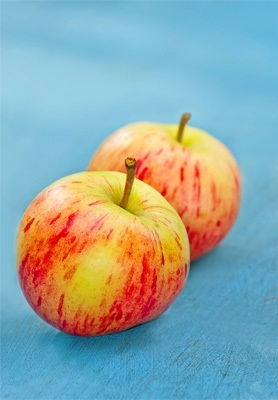
#> input picture lab_5/apple.jpg, 278 x 400 px
$ jupyter execute Lab_5.ipynb
#> lines starting #> are read from the running program, lines starting #| are printed output that depends on the picture; after the words box and inside, x2 and y2 are one past the last pixel; in counts of white or black regions, pixels touching at a corner belong together
[cell 1]
import cv2 as cv
import matplotlib.pyplot as plt
import numpy as np
from matplotlib import colors
from matplotlib.colors import hsv_to_rgb

Самостоятельное задание. Сделать цветовую сегментацию выданного изображения. Пороги для цветовой сегментации подобрать в ручную, используя преобразование изображения в формат LAB.

[cell 2]
# Загрузка изображения
image = cv.imread('apple.jpg')
#> image is the input picture: shape (400, 278, 3); mean B, G, R 165.7, 167.4, 145.4

# Преобразование изображения в цветовое пространство Lab

lab_image = cv.cvtColor(image, cv.COLOR_BGR2LAB)
#> lab_image: shape (400, 278, 3); mean of channels 0, 1, 2 175.3, 125.9, 128.5
rgb_image = cv.cvtColor(image, cv.COLOR_BGR2RGB)

def segmentate(l_h, l_s, l_v, h_h, h_s, h_v):
    lower_threshold = np.array([l_h,l_s,l_v])
    upper_threshold = np.array([h_h,h_s,h_v])
    lo_square = np.full((10, 10, 3), lower_threshold, dtype=np.uint8) / 255.0
    do_square = np.full((10, 10, 3), upper_threshold, dtype=np.uint8) / 255.0

    mask = cv.inRange(lab_image, lower_threshold, upper_threshold)

    result = cv.bitwise_and(rgb_image, rgb_image, mask=mask)
    kernel = cv.getStructuringElement(cv.MORPH_ELLIPSE, (10,10))

    plt.figure(figsize=(15,20))
    plt.subplot(1, 3, 1)
    plt.imshow(rgb_image)
    plt.subplot(1, 3, 2)
    plt.imshow(mask)
    plt.subplot(1, 3, 3)
    plt.imshow(result)
    plt.show()

[cell 3]
plt.imshow( lab_image)

[cell 4]
from ipywidgets import interact, interactive, fixed, interact_manual
import ipywidgets as widgets

[cell 5]
lower_blue = np.array([0, 0, 0])
upper_blue = np.array([255, 255, 130])

lo_square = np.full((10, 10, 3), lower_blue, dtype=np.uint8) / 255.0
do_square = np.full((10, 10, 3), upper_blue, dtype=np.uint8) / 255.0

[cell 6]
mask = cv.inRange(lab_image, lower_blue, upper_blue)
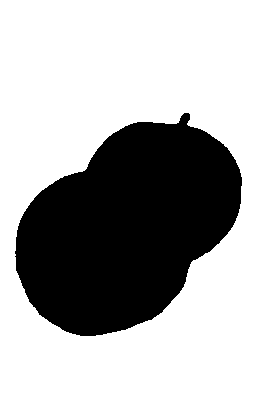
#> mask: shape (400, 278); 69.6% white; 1 black region, box (x1, y1, x2, y2) and area: (15, 113, 242, 336) 33798

# Инвертирование маски
inverse_mask = cv.bitwise_not(mask)

# Применение инвертированной маски к исходному изображению
result = cv.bitwise_and(rgb_image, rgb_image, mask=inverse_mask)
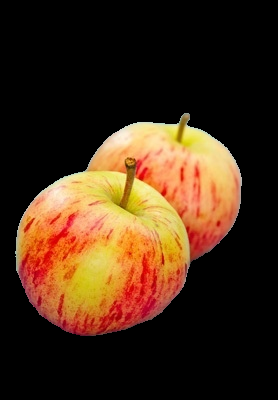
#> result: shape (400, 278, 3); mean R, G, B 68.1, 43.7, 23.1

plt.figure(figsize=(15, 20))
plt.subplot(1, 3, 1)
plt.imshow(rgb_image)
plt.subplot(1, 3, 2)
plt.imshow(inverse_mask)
plt.subplot(1, 3, 3)
plt.imshow(result)
plt.show()
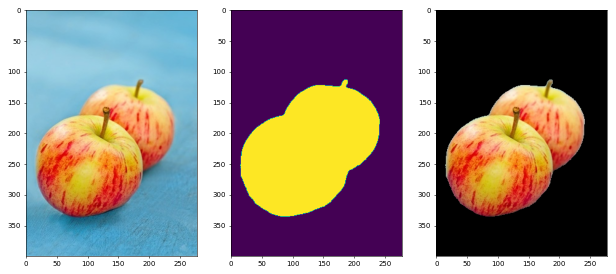
#> figure drawn by matplotlib, 3 panels
